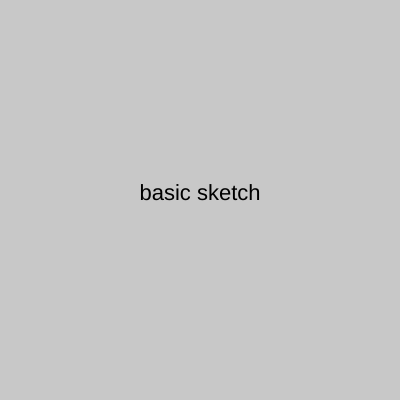
Frame 1 (no input)
Frame 60 (no input): identical to frame 1, image omitted
Frame 120 (the mouse pressed at the canvas centre since frame 60): identical to frame 1, image omitted

The p5.js sketch that drew this single still picture (run headless with seeded random() and noise() and a simulated clock; from frame 60 on, the mouse is pressed at the canvas centre):

// p5.js sketch
// ── sketch.js
function setup() {
  createCanvas(400, 400);
  textAlign(CENTER);
}

function draw() {
  background(200);

  textSize(22);
  text("basic sketch", width/2, height/2);
}
